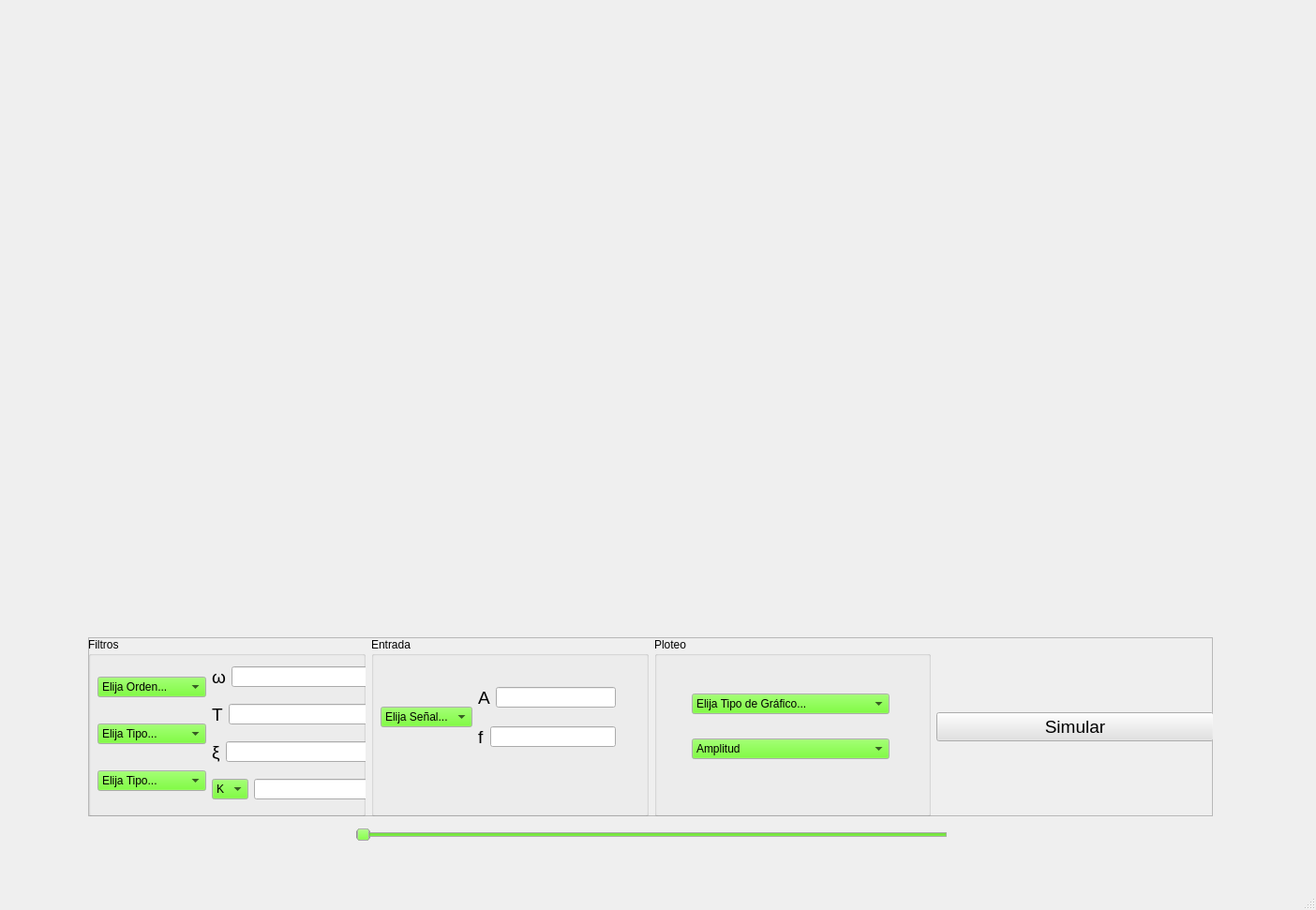
<?xml version="1.0" encoding="UTF-8"?>
<ui version="4.0">
 <class>MainWindow</class>
 <widget class="QMainWindow" name="MainWindow">
  <property name="geometry">
   <rect>
    <x>0</x>
    <y>0</y>
    <width>1404</width>
    <height>971</height>
   </rect>
  </property>
  <property name="sizePolicy">
   <sizepolicy hsizetype="Preferred" vsizetype="Preferred">
    <horstretch>0</horstretch>
    <verstretch>0</verstretch>
   </sizepolicy>
  </property>
  <property name="palette">
   <palette>
    <active>
     <colorrole role="Button">
      <brush brushstyle="SolidPattern">
       <color alpha="255">
        <red>85</red>
        <green>255</green>
        <blue>0</blue>
       </color>
      </brush>
     </colorrole>
    </active>
    <inactive>
     <colorrole role="Button">
      <brush brushstyle="SolidPattern">
       <color alpha="255">
        <red>85</red>
        <green>255</green>
        <blue>0</blue>
       </color>
      </brush>
     </colorrole>
    </inactive>
    <disabled>
     <colorrole role="Button">
      <brush brushstyle="SolidPattern">
       <color alpha="255">
        <red>85</red>
        <green>255</green>
        <blue>0</blue>
       </color>
      </brush>
     </colorrole>
    </disabled>
   </palette>
  </property>
  <property name="windowTitle">
   <string>SIMBA</string>
  </property>
  <widget class="QWidget" name="centralwidget">
   <widget class="QFrame" name="frame">
    <property name="geometry">
     <rect>
      <x>94</x>
      <y>680</y>
      <width>1200</width>
      <height>191</height>
     </rect>
    </property>
    <property name="sizePolicy">
     <sizepolicy hsizetype="Minimum" vsizetype="Fixed">
      <horstretch>0</horstretch>
      <verstretch>0</verstretch>
     </sizepolicy>
    </property>
    <property name="maximumSize">
     <size>
      <width>1200</width>
      <height>200</height>
     </size>
    </property>
    <property name="frameShape">
     <enum>QFrame::StyledPanel</enum>
    </property>
    <property name="frameShadow">
     <enum>QFrame::Raised</enum>
    </property>
    <widget class="QWidget" name="horizontalLayoutWidget">
     <property name="geometry">
      <rect>
       <x>0</x>
       <y>0</y>
       <width>1201</width>
       <height>191</height>
      </rect>
     </property>
     <layout class="QHBoxLayout" name="horizontalLayout_main">
      <item>
       <layout class="QHBoxLayout" name="horizontalLayout_filter_wrap">
        <item>
         <widget class="QGroupBox" name="filterGroupBox">
          <property name="title">
           <string>Filtros</string>
          </property>
          <widget class="QWidget" name="horizontalLayoutWidget_5">
           <property name="geometry">
            <rect>
             <x>10</x>
             <y>20</y>
             <width>293</width>
             <height>166</height>
            </rect>
           </property>
           <layout class="QHBoxLayout" name="horizontalLayout_filter">
            <item>
             <layout class="QVBoxLayout" name="verticalLayout_filter_ddown">
              <item>
               <widget class="QComboBox" name="filterOrder">
                <property name="editable">
                 <bool>false</bool>
                </property>
                <property name="currentText">
                 <string>Elija Orden...</string>
                </property>
                <item>
                 <property name="text">
                  <string>Elija Orden...</string>
                 </property>
                </item>
                <item>
                 <property name="text">
                  <string>Primer Orden</string>
                 </property>
                </item>
                <item>
                 <property name="text">
                  <string>Segundo Orden</string>
                 </property>
                </item>
               </widget>
              </item>
              <item>
               <widget class="QComboBox" name="filterType">
                <item>
                 <property name="text">
                  <string>Elija Tipo...</string>
                 </property>
                </item>
                <item>
                 <property name="text">
                  <string>Pasa Bajos</string>
                 </property>
                </item>
                <item>
                 <property name="text">
                  <string>Pasa Altos</string>
                 </property>
                </item>
                <item>
                 <property name="text">
                  <string>Pasa Todo</string>
                 </property>
                </item>
               </widget>
              </item>
              <item>
               <widget class="QComboBox" name="filterType2">
                <item>
                 <property name="text">
                  <string>Elija Tipo...</string>
                 </property>
                </item>
                <item>
                 <property name="text">
                  <string>Pasa Bajos</string>
                 </property>
                </item>
                <item>
                 <property name="text">
                  <string>Pasa Altos</string>
                 </property>
                </item>
                <item>
                 <property name="text">
                  <string>Pasa Todo</string>
                 </property>
                </item>
                <item>
                 <property name="text">
                  <string>Pasa Banda</string>
                 </property>
                </item>
                <item>
                 <property name="text">
                  <string>Notch</string>
                 </property>
                </item>
               </widget>
              </item>
             </layout>
            </item>
            <item>
             <layout class="QVBoxLayout" name="verticalLayout_filter_values">
              <item>
               <layout class="QHBoxLayout" name="horizontalLayout_w">
                <item>
                 <widget class="QLabel" name="label_w">
                  <property name="font">
                   <font>
                    <pointsize>14</pointsize>
                   </font>
                  </property>
                  <property name="text">
                   <string>ω</string>
                  </property>
                 </widget>
                </item>
                <item>
                 <widget class="QLineEdit" name="lineEdit_w"/>
                </item>
               </layout>
              </item>
              <item>
               <layout class="QHBoxLayout" name="horizontalLayout_T">
                <item>
                 <widget class="QLabel" name="label_T">
                  <property name="font">
                   <font>
                    <pointsize>14</pointsize>
                   </font>
                  </property>
                  <property name="text">
                   <string>T</string>
                  </property>
                 </widget>
                </item>
                <item>
                 <widget class="QLineEdit" name="lineEdit_T"/>
                </item>
               </layout>
              </item>
              <item>
               <layout class="QHBoxLayout" name="horizontalLayout_psy">
                <item>
                 <widget class="QLabel" name="label_psy">
                  <property name="font">
                   <font>
                    <pointsize>14</pointsize>
                   </font>
                  </property>
                  <property name="text">
                   <string>ξ</string>
                  </property>
                 </widget>
                </item>
                <item>
                 <widget class="QLineEdit" name="lineEdit_psy"/>
                </item>
               </layout>
              </item>
              <item>
               <layout class="QHBoxLayout" name="horizontalLayout_K">
                <item>
                 <widget class="QComboBox" name="comboBox_KG">
                  <item>
                   <property name="text">
                    <string>K</string>
                   </property>
                  </item>
                  <item>
                   <property name="text">
                    <string>G</string>
                   </property>
                  </item>
                 </widget>
                </item>
                <item>
                 <widget class="QLineEdit" name="lineEdit_KG"/>
                </item>
               </layout>
              </item>
             </layout>
            </item>
           </layout>
          </widget>
         </widget>
        </item>
       </layout>
      </item>
      <item>
       <layout class="QHBoxLayout" name="horizontalLayout_input_wrap">
        <item>
         <widget class="QGroupBox" name="inputGroupBox">
          <property name="title">
           <string>Entrada</string>
          </property>
          <widget class="QWidget" name="horizontalLayoutWidget_9">
           <property name="geometry">
            <rect>
             <x>10</x>
             <y>40</y>
             <width>251</width>
             <height>91</height>
            </rect>
           </property>
           <layout class="QHBoxLayout" name="horizontalLayout_input">
            <item>
             <widget class="QComboBox" name="inputType">
              <item>
               <property name="text">
                <string>Elija Señal...</string>
               </property>
              </item>
              <item>
               <property name="text">
                <string>Senoide</string>
               </property>
              </item>
              <item>
               <property name="text">
                <string>Pulso</string>
               </property>
              </item>
             </widget>
            </item>
            <item>
             <layout class="QVBoxLayout" name="verticalLayout_input_values">
              <item>
               <layout class="QHBoxLayout" name="horizontalLayout_A">
                <item>
                 <widget class="QLabel" name="label_A">
                  <property name="font">
                   <font>
                    <pointsize>14</pointsize>
                   </font>
                  </property>
                  <property name="text">
                   <string>A</string>
                  </property>
                 </widget>
                </item>
                <item>
                 <widget class="QLineEdit" name="lineEdit_A"/>
                </item>
               </layout>
              </item>
              <item>
               <layout class="QHBoxLayout" name="horizontalLayout_f">
                <item>
                 <widget class="QLabel" name="label_f">
                  <property name="font">
                   <font>
                    <pointsize>14</pointsize>
                   </font>
                  </property>
                  <property name="text">
                   <string>f</string>
                  </property>
                 </widget>
                </item>
                <item>
                 <widget class="QLineEdit" name="lineEdit_f"/>
                </item>
               </layout>
              </item>
             </layout>
            </item>
           </layout>
          </widget>
         </widget>
        </item>
       </layout>
      </item>
      <item>
       <layout class="QHBoxLayout" name="horizontalLayout_plot_wrap">
        <item>
         <widget class="QGroupBox" name="plotGroupBox">
          <property name="title">
           <string>Ploteo</string>
          </property>
          <widget class="QWidget" name="verticalLayoutWidget">
           <property name="geometry">
            <rect>
             <x>40</x>
             <y>40</y>
             <width>211</width>
             <height>111</height>
            </rect>
           </property>
           <layout class="QVBoxLayout" name="verticalLayout_plot">
            <item>
             <widget class="QComboBox" name="plotType">
              <item>
               <property name="text">
                <string>Elija Tipo de Gráfico...</string>
               </property>
              </item>
              <item>
               <property name="text">
                <string>Salida</string>
               </property>
              </item>
              <item>
               <property name="text">
                <string>Bode</string>
               </property>
              </item>
              <item>
               <property name="text">
                <string>Polos/Ceros</string>
               </property>
              </item>
             </widget>
            </item>
            <item>
             <widget class="QComboBox" name="ampOrFase">
              <item>
               <property name="text">
                <string>Amplitud</string>
               </property>
              </item>
              <item>
               <property name="text">
                <string>Fase</string>
               </property>
              </item>
             </widget>
            </item>
           </layout>
          </widget>
         </widget>
        </item>
       </layout>
      </item>
      <item>
       <layout class="QHBoxLayout" name="horizontalLayout_simButton_wrap">
        <property name="spacing">
         <number>6</number>
        </property>
        <item>
         <widget class="QPushButton" name="simButton">
          <property name="palette">
           <palette>
            <active>
             <colorrole role="Button">
              <brush brushstyle="SolidPattern">
               <color alpha="255">
                <red>225</red>
                <green>225</green>
                <blue>225</blue>
               </color>
              </brush>
             </colorrole>
            </active>
            <inactive>
             <colorrole role="Button">
              <brush brushstyle="SolidPattern">
               <color alpha="255">
                <red>225</red>
                <green>225</green>
                <blue>225</blue>
               </color>
              </brush>
             </colorrole>
            </inactive>
            <disabled>
             <colorrole role="Button">
              <brush brushstyle="SolidPattern">
               <color alpha="255">
                <red>225</red>
                <green>225</green>
                <blue>225</blue>
               </color>
              </brush>
             </colorrole>
            </disabled>
           </palette>
          </property>
          <property name="font">
           <font>
            <pointsize>14</pointsize>
           </font>
          </property>
          <property name="text">
           <string>Simular</string>
          </property>
         </widget>
        </item>
       </layout>
      </item>
     </layout>
    </widget>
   </widget>
   <widget class="QStackedWidget" name="graphics">
    <property name="geometry">
     <rect>
      <x>90</x>
      <y>20</y>
      <width>1191</width>
      <height>641</height>
     </rect>
    </property>
    <widget class="QWidget" name="page"/>
    <widget class="QWidget" name="page_2"/>
   </widget>
   <widget class="QSlider" name="horizontalSlider_T">
    <property name="geometry">
     <rect>
      <x>380</x>
      <y>880</y>
      <width>631</width>
      <height>22</height>
     </rect>
    </property>
    <property name="orientation">
     <enum>Qt::Horizontal</enum>
    </property>
   </widget>
   <widget class="QSlider" name="horizontalSlider_w">
    <property name="geometry">
     <rect>
      <x>380</x>
      <y>880</y>
      <width>631</width>
      <height>22</height>
     </rect>
    </property>
    <property name="orientation">
     <enum>Qt::Horizontal</enum>
    </property>
   </widget>
   <widget class="QSlider" name="horizontalSlider_psy">
    <property name="geometry">
     <rect>
      <x>380</x>
      <y>880</y>
      <width>631</width>
      <height>22</height>
     </rect>
    </property>
    <property name="orientation">
     <enum>Qt::Horizontal</enum>
    </property>
   </widget>
   <widget class="QSlider" name="horizontalSlider_KG">
    <property name="geometry">
     <rect>
      <x>380</x>
      <y>880</y>
      <width>631</width>
      <height>22</height>
     </rect>
    </property>
    <property name="orientation">
     <enum>Qt::Horizontal</enum>
    </property>
   </widget>
   <widget class="QSlider" name="horizontalSlider_A">
    <property name="geometry">
     <rect>
      <x>380</x>
      <y>880</y>
      <width>631</width>
      <height>22</height>
     </rect>
    </property>
    <property name="orientation">
     <enum>Qt::Horizontal</enum>
    </property>
   </widget>
   <widget class="QSlider" name="horizontalSlider_f">
    <property name="geometry">
     <rect>
      <x>380</x>
      <y>880</y>
      <width>631</width>
      <height>22</height>
     </rect>
    </property>
    <property name="orientation">
     <enum>Qt::Horizontal</enum>
    </property>
   </widget>
  </widget>
  <widget class="QMenuBar" name="menubar">
   <property name="geometry">
    <rect>
     <x>0</x>
     <y>0</y>
     <width>1404</width>
     <height>31</height>
    </rect>
   </property>
  </widget>
  <widget class="QStatusBar" name="statusbar"/>
 </widget>
 <resources/>
 <connections/>
</ui>
